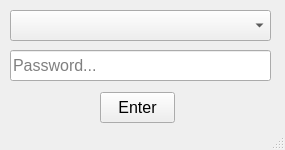
<?xml version="1.0" encoding="UTF-8"?>
<ui version="4.0">
 <class>Entering</class>
 <widget class="QMainWindow" name="Entering">
  <property name="geometry">
   <rect>
    <x>0</x>
    <y>0</y>
    <width>285</width>
    <height>150</height>
   </rect>
  </property>
  <property name="windowTitle">
   <string>Entering</string>
  </property>
  <widget class="QWidget" name="centralwidget">
   <widget class="QComboBox" name="Userslist">
    <property name="geometry">
     <rect>
      <x>10</x>
      <y>10</y>
      <width>261</width>
      <height>31</height>
     </rect>
    </property>
    <property name="font">
     <font>
      <pointsize>12</pointsize>
     </font>
    </property>
   </widget>
   <widget class="QLineEdit" name="Passwordform">
    <property name="geometry">
     <rect>
      <x>10</x>
      <y>50</y>
      <width>261</width>
      <height>31</height>
     </rect>
    </property>
    <property name="font">
     <font>
      <pointsize>12</pointsize>
     </font>
    </property>
    <property name="placeholderText">
     <string>Password...</string>
    </property>
   </widget>
   <widget class="QPushButton" name="Enter">
    <property name="geometry">
     <rect>
      <x>100</x>
      <y>92</y>
      <width>75</width>
      <height>31</height>
     </rect>
    </property>
    <property name="font">
     <font>
      <pointsize>12</pointsize>
     </font>
    </property>
    <property name="text">
     <string>Enter</string>
    </property>
   </widget>
  </widget>
  <widget class="QStatusBar" name="statusbar"/>
 </widget>
 <resources/>
 <connections/>
</ui>
